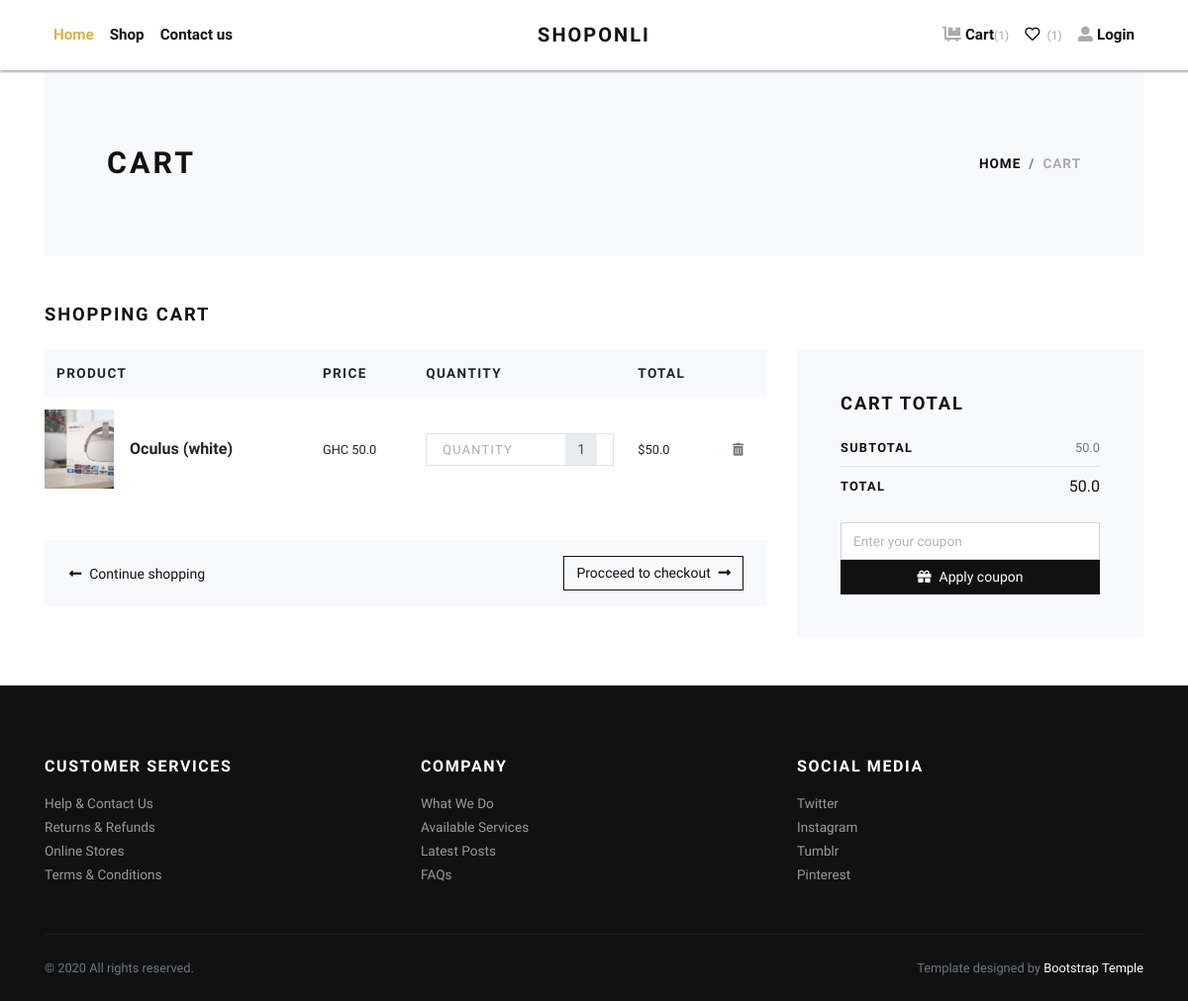
The page /cart on the database its author committed.
### cart/models.py (models this page shows, shortened)
class Cart(models.Model):
    user = models.ForeignKey(User, on_delete=models.CASCADE, null=True)
    item = models.ForeignKey(Product, on_delete=models.CASCADE)
    quantity = models.IntegerField()
    date_created = models.DateTimeField(auto_now_add=True)
    @property
    def total(self):
        return self.quantity * self.item.price

### products/models.py (models this page shows)
class Product(models.Model):
    name = models.CharField(max_length=100)
    preview_text = models.CharField(max_length=300)
    product_detail = RichTextField()
    category = models.ForeignKey(Category, on_delete=models.CASCADE)
    offer = models.ForeignKey(
        Offer, on_delete=models.CASCADE, blank=True, null=True)
    main_image = models.ImageField(upload_to='pics')
    sub_image_1 = models.ImageField(upload_to='pics', blank=True, null=True)
    sub_image_2 = models.ImageField(upload_to='pics', blank=True, null=True)
    sub_image_3 = models.ImageField(upload_to='pics', blank=True, null=True)
    price = models.FloatField()
    date_added = models.DateField(auto_now_add=True)
    def __str__(self):
        return self.name
    """@property
    def imageURL(self):
        try:
            url = (self.sub_image_1.url,
                   self.sub_image_2.url, self.sub_image_3.url)
        except:
            url = ''
        return url"""

### cart/views.py (the view)
# urls.py: path('', include('cart.urls')),
def cart(request):
    totalAmount = getTotalAmount()
    search_results = get_serach_objs(request)
    context = {
        'totalAmount': totalAmount,
        'search_results': search_results,
    }
    if search_results:
        return render(request, 'searchresult.html', context)
    return render(request, 'cart.html', context)

### cart/views.py (called while the page is built)
def getTotalAmount():
    carts = Cart.objects.all()
    sumTotal = 0
    for cart in carts:
        sumTotal += (cart.quantity * cart.item.price)
    return sumTotal

def get_serach_objs(request):
    search_results = ''
    if request.method == 'POST':
        search_name = request.POST['search_objects']
        search_results = Product.objects.all().filter(name__contains=search_name)
        print('Search name is ', search_name)
        print('search result is', search_results)
        return search_results

### products/context_processors.py (called while the page is built)
def fav_number():
    return Favourite.objects.all().count()

def add_variable_to_context(request):
    carts = Cart.objects.all()
    cartnumber = carts.count()
    favnumber = fav_number()
    favs = Favourite.objects.all()
    return {
        'carts': carts,
        'cartnumber': cartnumber,
        'favnumber': favnumber,
        'favs': favs
    }

### templates/cart.html (shortened to what this page needs)
{% extends 'base.html' %} {% load static %} {% block content %}
<div class="page-holder">
  <div class="container">
    <section class="py-5 bg-light">
      <div class="container">
        <div class="row px-4 px-lg-5 py-lg-4 align-items-center">
          <div class="col-lg-6">
            <h1 class="h2 text-uppercase mb-0">Cart</h1>
          </div>
          <div class="col-lg-6 text-lg-right">
            <nav aria-label="breadcrumb">
              <ol class="breadcrumb justify-content-lg-end mb-0 px-0">
                <li class="breadcrumb-item"><a href="{% url 'home' %}">Home</a></li>
                <li class="breadcrumb-item active" aria-current="page">Cart</li>
              </ol>
            </nav>
          </div>
        </div>
      </div>
    </section>
    <section class="py-5">
      <h2 class="h5 text-uppercase mb-4">Shopping cart</h2>
      <div class="row">
        <div class="col-lg-8 mb-4 mb-lg-0">
          <div class="table-responsive mb-4">
            <table class="table">
              <thead class="bg-light">
                <tr>
                  <th class="border-0" scope="col">
                    <strong class="text-small text-uppercase">Product</strong>
                  </th>
                  <th class="border-0" scope="col">
                    <strong class="text-small text-uppercase">Price</strong>
                  </th>
                  <th class="border-0" scope="col">
                    <strong class="text-small text-uppercase">Quantity</strong>
                  </th>
                  <th class="border-0" scope="col">
                    <strong class="text-small text-uppercase">Total</strong>
                  </th>
                  <th class="border-0" scope="col"></th>
                </tr>
              </thead>
              <tbody>
                {% for cart in carts %}
                <tr>
                  <th class="pl-0 border-light" scope="row">
                    <div class="media align-items-center">
                      <a
                        class="reset-anchor d-block animsition-link"
                        href="{% url 'detail' cart.item.name %}"
                        ><img
                          class="cart-img"
                          src="{{cart.item.main_image.url}}"
                          alt="..."
                          width="70"
                      /></a>
                      <div class="media-body ml-3">
                        <strong class="h6"
                          ><a
                            class="reset-anchor animsition-link"
                            href="{% url 'detail' cart.item.name %}"
                            >{{cart.item}}</a
                          ></strong
                        >
                      </div>
                    </div>
                  </th>
                  <td class="align-middle border-light">
                    <p class="mb-0 small">GHC {{cart.item.price}}</p>
                  </td>
                  <td class="align-middle border-light">
                    <div
                      class="border d-flex align-items-center justify-content-between px-3"
                    >
                      <span
                        class="small text-uppercase text-gray headings-font-family"
                        >Quantity</span
                      >
                      <div class="quantity">
                        <input
                        disabled
                          class="form-control form-control-sm border-0 shadow-0 p-0"
                          type="text"
                          name="item_quantity"
                          value="{{cart.quantity}}"
                        />
                      </div>
                    </div>
                  </td>
                  <td class="align-middle border-light">
                    <p class="mb-0 small">${{cart.total}}</p>
                  </td>
                  <td class="align-middle border-light">
                    <a class="reset-anchor" href="#"
                      ><i data-id="{{cart.item.id}}" data-action="remove" class="remove-cart fas fa-trash-alt small text-muted"></i
                    ></a>
                  </td>
                </tr>
                {% endfor %}
              </tbody>
            </table>
          </div>
          <div class="bg-light px-4 py-3">
            <div class="row align-items-center text-center">
              <div class="col-md-6 mb-3 mb-md-0 text-md-left">
                <a
                  class="btn btn-link p-0 text-dark btn-sm"
                  href="{% url 'shop' %}"
                  ><i class="fas fa-long-arrow-alt-left mr-2"> </i>Continue
                  shopping</a
                >
              </div>
              <div class="col-md-6 text-md-right">
                <a
                  class="btn btn-outline-dark btn-sm"
                  href="{% url 'checkout' %}"
                  >Procceed to checkout<i
                    class="fas fa-long-arrow-alt-right ml-2"
                  ></i
                ></a>
              </div>
            </div>
          </div>
        </div>
        <div class="col-lg-4">
          <div class="card border-0 rounded-0 p-lg-4 bg-light">
            <div class="card-body">
              <h5 class="text-uppercase mb-4">Cart total</h5>
              <ul class="list-unstyled mb-0">
                <li class="d-flex align-items-center justify-content-between">
                  <strong class="text-uppercase small font-weight-bold"
                    >Subtotal</strong
                  ><span class="text-muted small">{{totalAmount}}</span>
                </li>
                <li class="border-bottom my-2"></li>
                <li
                  class="d-flex align-items-center justify-content-between mb-4"
                >
                  <strong class="text-uppercase small font-weight-bold"
                    >Total</strong
                  ><span>{{totalAmount}}</span>
                </li>
                <li>
                  <form action="#">
                    <div class="form-group mb-0">
                      <input
                        class="form-control"
                        type="text"
                        placeholder="Enter your coupon"
                      />
                      <button
                        class="btn btn-dark btn-sm btn-block"
                        type="submit"
                      >
                        <i class="fas fa-gift mr-2"></i>Apply coupon
                      </button>
                    </div>
                  </form>
                </li>
              </ul>
            </div>
          </div>
        </div>
      </div>
    </section>
  </div>
  {% endblock %}

### static/css/style.default.css (style rules this page uses)
.text-small { font-size: 0.85rem !important; }
.text-gray { color: #aaa !important; }
strong { font-weight: 700; }
.cart-img { height: 10vh !important; object-fit: cover !important; }
.quantity { display: -ms-flexbox; display: flex; -ms-flex-align: center; align-items: center; font-family: inherit; }
.quantity input { width: 2rem; text-align: center; }
.text-uppercase { text-transform: uppercase; letter-spacing: 0.1em; }
.border { border: 1px solid #dee2e6 !important; }
.border-light { border-color: #f8f9fa !important; }
.shadow-0 { box-shadow: none !important; }
.reset-anchor { color: inherit; transition: all 0.3s; }
.headings-font-family { font-family: inherit !important; }
.btn { font-weight: 400; border: 1px solid transparent; font-family: inherit; padding: 0.375rem 1.5rem; font-size: 1rem; line-height: 1.5; border-radius: 0; transition: color 0.15s ease-in-out, background-color 0.15s ease-in-out, border-color 0.15s ease-in-out, box-shadow 0.15s ease-in-out; }
.btn-link { font-weight: 400; color: #dcb14a; }
.btn-dark { color: #fff; background-color: #111111; border-color: #111111; }
.btn-outline-dark { color: #111111; background-color: transparent; background-image: none; border-color: #111111; }
.btn-sm { padding: 0.375rem 0.75rem; font-size: 0.875rem; line-height: 1.5; border-radius: 0; }
body { font-family: "Libre Franklin", sans-serif; font-size: 1rem; font-weight: 400; line-height: 1.5; color: #111111; background-color: #fff; }
a { color: #dcb14a; text-decoration: none; }
h1, h2, h3, h4, h5, h6, .h1, .h2, .h3, .h4, .h5, .h6 { margin-bottom: 0.5rem; font-family: inherit; font-weight: 900; line-height: 1.2; color: inherit; }
h1, .h1 { font-size: 2.2rem; }
h2, .h2 { font-size: 1.9rem; }
h5, .h5 { font-size: 1.15rem; }
h6, .h6 { font-size: 1rem; }
small, .small { font-size: 80%; font-weight: 400; }
.bg-light { background-color: #f8f9fa !important; }
.text-dark { color: #111111 !important; }
.form-control { padding: 0.375rem 0.75rem; font-size: 1rem; line-height: 1.5; color: #495057; background-color: #fff; border: 1px solid #ced4da; border-radius: 0; transition: border-color 0.15s ease-in-out, box-shadow 0.15s ease-in-out; }
.form-control::placeholder { color: #adb5bd; font-size: 0.85rem; font-weight: 400; }
.form-control:disabled, .form-control[readonly] { background-color: #e9ecef; }
.form-control-sm { padding: 0.25rem 0.5rem; font-size: 0.875rem; line-height: 1.5; border-radius: 0; }
.card { background-color: #fff; border: 1px solid rgba(17, 17, 17, 0.125); border-radius: 0; }
.card-body { padding: 1.25rem; }
.breadcrumb { background: #f8f9fa; }
.breadcrumb-item { font-size: 0.85rem; text-transform: uppercase; letter-spacing: 0.07em; font-weight: 900; color: #111111; }
.breadcrumb-item a { color: inherit; transition: all 0.3s; }
.breadcrumb-item.active { color: #aaa; }

### rows shown on the page
Cart: item.main_image (picture), item "Oculus (white)", item.price "50.0", item_quantity "1", total "50.0"

### other values the page prints
{{ cartnumber }} "1"
{{ favnumber }} "1"
{{ totalAmount }} "50.0"
